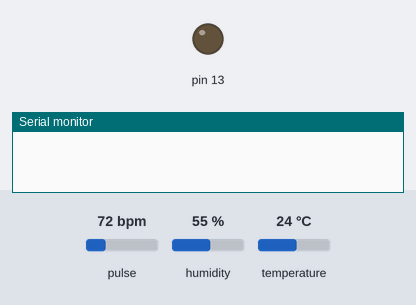
Bench run of a sketch on a simulated Arduino Uno, built with avr-gcc and run on an emulated ATmega328P. On the bench: output pins drawn as LEDs (lit = HIGH), the last lines printed to the serial monitor. Inputs (shaded band) come from the test bench; at power-on: pulse 72 bpm, humidity 55 %, temperature 24 °C.

Above: at 0.1 s.
At 2.1 s:
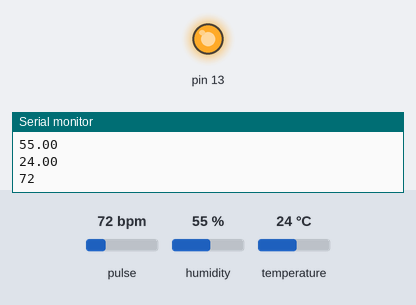
Timing chart, 0 to 3.6 s (numbered marks = the images above):
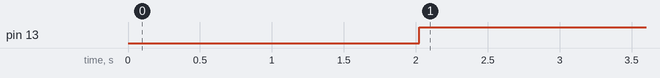

Measured:
- by itself, pin 13: LOW → HIGH at 2.0 s

The sketch:

sensordata.ino
```cpp
#include "DHT.h"
#define USE_ARDUINO_INTERRUPTS true
#include <PulseSensorPlayground.h>

#define DHTPIN 2
#define DHTTYPE DHT11   // DHT 11
const int PulseWire = 0;
const int LED13 = 13;
int Threshold = 550;

PulseSensorPlayground pulseSensor;


DHT dht(DHTPIN, DHTTYPE);

void setup() {
  Serial.begin(9600);
  pulseSensor.analogInput(PulseWire);
  pulseSensor.blinkOnPulse(LED13);
  pulseSensor.setThreshold(Threshold);
  dht.begin();
  pulseSensor.begin();
}

void loop() {
  delay(2000);

  float h = dht.readHumidity();
  float t = dht.readTemperature();

  if (isnan(h) || isnan(t)) {
    Serial.println(F("Failed to read from DHT sensor!"));
    return;
  }

  Serial.println(h);
  Serial.println(t);

  label: int myBPM = pulseSensor.getBeatsPerMinute();


 if (pulseSensor.sawStartOfBeat()) {
 Serial.println(myBPM);    }
 else goto label;
}
```
